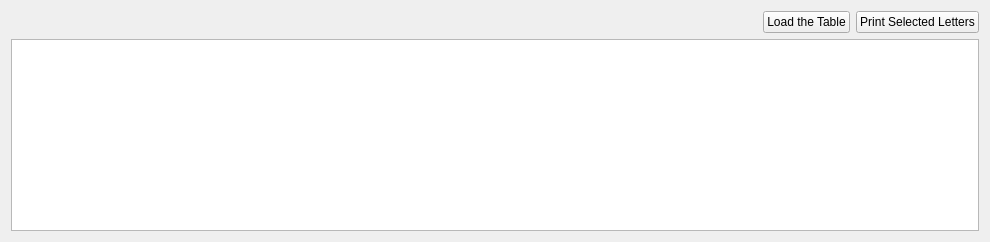
      <widget class="QWidget" name="tab_14" >
       <attribute name="title" >
        <string>Accounts</string>
       </attribute>
       <layout class="QGridLayout" name="gridLayout_9" >
        <item row="0" column="0" >
         <spacer name="horizontalSpacer_4" >
          <property name="orientation" >
           <enum>Qt::Horizontal</enum>
          </property>
          <property name="sizeHint" stdset="0" >
           <size>
            <width>746</width>
            <height>20</height>
           </size>
          </property>
         </spacer>
        </item>
        <item row="0" column="1" >
         <widget class="QPushButton" name="loadAccountsTable_pushButton" >
          <property name="text" >
           <string>Load the Table</string>
          </property>
          <property name="icon" >
           <iconset resource="../resources/resources.qrc" >
            <normaloff>:/button_ok.png</normaloff>:/button_ok.png</iconset>
          </property>
         </widget>
        </item>
        <item row="0" column="2" >
         <widget class="QPushButton" name="printSelectedAccounts_pushButton" >
          <property name="text" >
           <string>Print Selected Letters</string>
          </property>
          <property name="icon" >
           <iconset resource="../resources/resources.qrc" >
            <normaloff>:/ps.png</normaloff>:/ps.png</iconset>
          </property>
         </widget>
        </item>
        <item row="1" column="0" colspan="3" >
         <widget class="QTableWidget" name="accounts_tableWidget" >
          <property name="font" >
           <font>
            <pointsize>9</pointsize>
           </font>
          </property>
          <property name="alternatingRowColors" >
           <bool>true</bool>
          </property>
          <property name="sortingEnabled" >
           <bool>false</bool>
          </property>
         </widget>
        </item>
       </layout>
      </widget>
